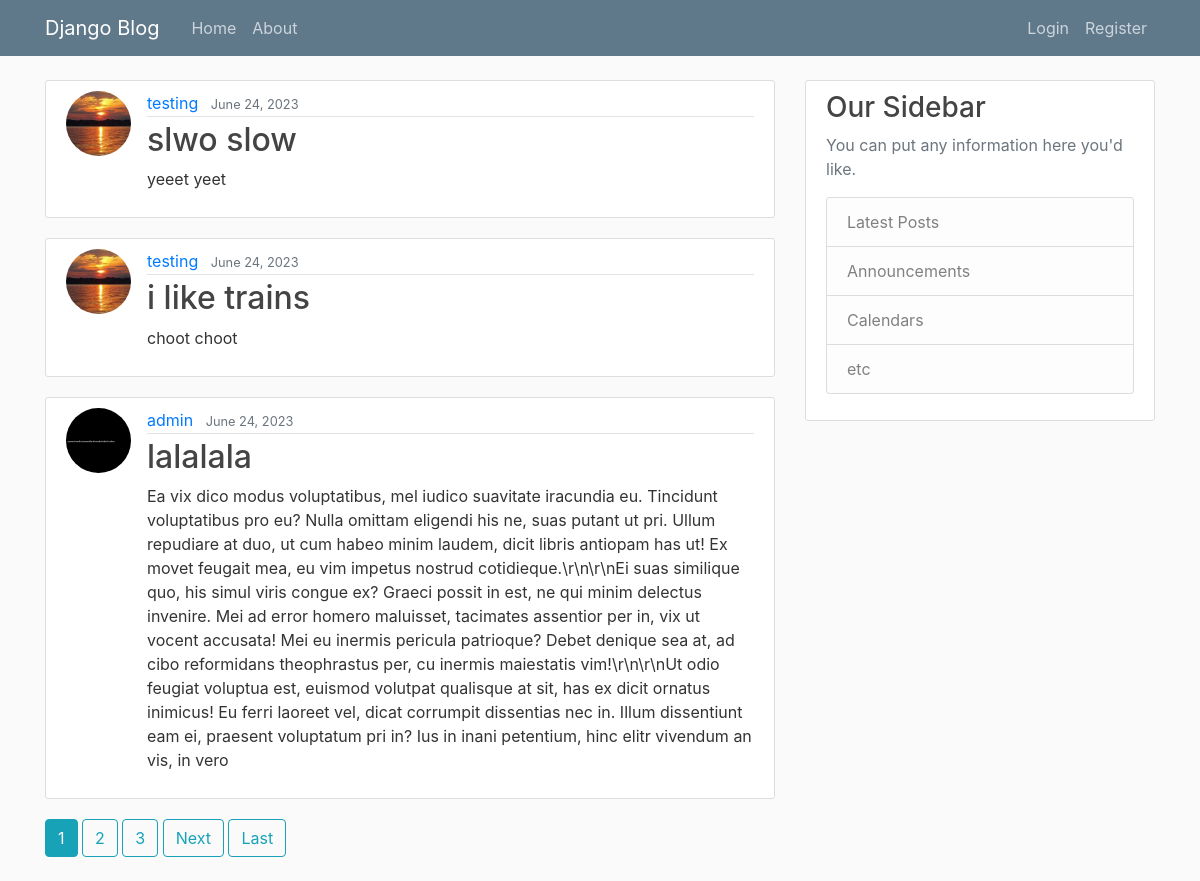
The page / on the database its author committed.
### blog/models.py (models this page shows, shortened)
class Post(models.Model):
    title = models.CharField(max_length=100)
    content = models.TextField()
    date_posted = models.DateTimeField(default=timezone.now) #timezone.now is a function, not a function call
    author = models.ForeignKey(User, on_delete=models.CASCADE) #if user is deleted, delete posts

### users/models.py (models this page shows, shortened)
class Profile(models.Model):
    user = models.OneToOneField(User, on_delete=models.CASCADE) #if user is deleted, delete profile
    image = models.ImageField(default='default.jpg', upload_to='profile_pics') #upload_to is the directory where the image is stored

### blog/views.py (the view)
# urls.py: path('', PostListView.as_view(), name="blog-home"),
class PostListView(ListView):
    model = Post
    template_name = 'blog/home.html' #<app>/<model>_<viewtype>.html
    context_object_name = 'posts' #default is object_list
    ordering = ['-date_posted'] #order by date_posted (newest to oldest) (minus sign reverses order)
    paginate_by = 3 #5 posts per page

### blog/templates/blog/home.html (shortened to what this page needs)
{% extends "blog/base.html" %}
{% block content %}
    {% for post in posts %}
    <article class="media content-section">
      <img src="{{ post.author.profile.image.url }}" alt="Image" class="rounded-circle article-img">
        <div class="media-body">
          <div class="article-metadata">
            <a class="mr-2" href="{% url 'user-posts' post.author.username %}">{{ post.author }}</a>
            <small class="text-muted">{{ post.date_posted|date:"F d, Y" }}</small>
          </div>
          <h2><a class="article-title" href="{% url 'post-detail' post.id %}">{{ post.title }}</a></h2>
          <p class="article-content">{{ post.content }}</p>
        </div>
      </article>
    {% endfor %}
    {% if is_paginated %}
      {% for num in page_obj.paginator.page_range %}
        {% if page_obj.number == num %}
          <a class="btn btn-info mb-4" href="?page={{ num }}">{{ num }}</a>
        {% elif num > page_obj.number|add:'-3' and num < page_obj.number|add:'3' %}
          <a class="btn btn-outline-info mb-4" href="?page={{ num }}">{{ num }}</a>
        {% endif %}
      {% endfor %}
      {% if page_obj.has_next %}
        <a class="btn btn-outline-info mb-4" href="?page={{ page_obj.next_page_number }}">Next</a>
        <a class="btn btn-outline-info mb-4" href="?page={{ page_obj.paginator.num_pages }}">Last</a>
      {% endif %}
    {% endif %}
{% endblock content %}

### blog/static/blog/main.css (style rules this page uses)
body { background: #fafafa; color: #333333; margin-top: 5rem; }
h1, h2, h3, h4, h5, h6 { color: #444444; }
.content-section { background: #ffffff; padding: 10px 20px; border: 1px solid #dddddd; border-radius: 3px; margin-bottom: 20px; }
.article-title { color: #444444; }
.article-content { white-space: pre-line; }
.article-img { height: 65px; width: 65px; margin-right: 16px; }
.article-metadata { padding-bottom: 1px; margin-bottom: 4px; border-bottom: 1px solid #e3e3e3 }

### rows shown on the page
Post: author.profile.image (picture), author "testing", date_posted "June 24, 2023", title "slwo slow", content "yeeet yeet"
Post: author.profile.image (picture), author "testing", date_posted "June 24, 2023", title "i like trains", content "choot choot"
Post: author.profile.image (picture), author "admin", date_posted "June 24, 2023", title "lalalala", content "Ea vix dico modus voluptatibus, mel iudico suavitate iracundia eu. Tincidunt voluptatibus pro eu? Nulla omittam eligendi his ne, suas putant ut pri. Ullum repudiare at duo, ut cum habeo minim laudem, dicit libris antiopam has ut! Ex movet feugait mea, eu vim impetus nostrud cotidieque.\\r\\n\\r\\nEi suas similique quo, his simul viris congue ex? Graeci possit in est, ne qui minim delectus invenire. Mei ad error homero maluisset, tacimates assentior per in, vix ut vocent accusata! Mei eu inermis pericula patrioque? Debet denique sea at, ad cibo reformidans theophrastus per, cu inermis maiestatis vim!\\r\\n\\r\\nUt odio feugiat voluptua est, euismod volutpat qualisque at sit, has ex dicit ornatus…"

### other values the page prints
{{ num }} "1"
{{ num }} "2" "3"
